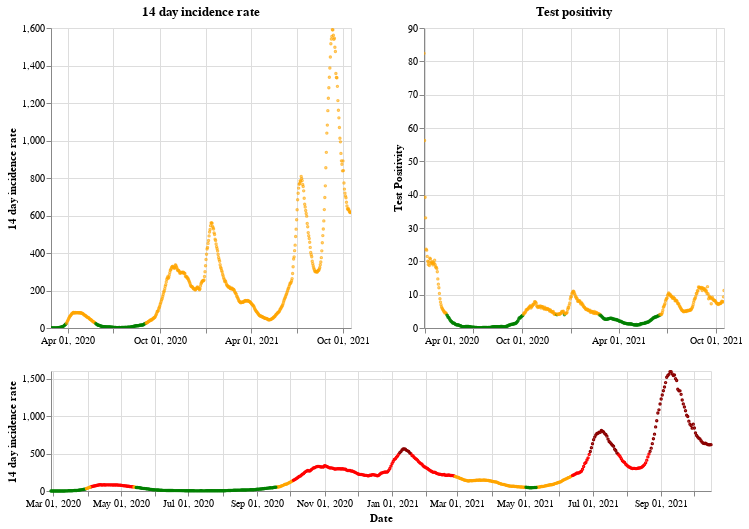

Notebook code cell kept with this figure:
### Markdown cell above
## Scotland

### Code cell
plot_traffic_light('Scotland')

### Figure 1 — Vega-Lite specification as saved in the notebook (floating-point values rounded to 4 significant figures; data arrays with more than 128 entries replaced by an {"elided": "..."} marker saying what was removed)
{"config": {"view": {"continuousWidth": 400, "continuousHeight": 300}}, "vconcat": [{"hconcat": [{"mark": {"type": "point", "size": 2}, "encoding": {"color": {"condition": {"value": "green", "test": "(datum.twoWeeklyCasesRate <= 25)"}, "value": "orange"}, "tooltip": [{"type": "nominal", "field": "areaName"}, {"type": "temporal", "field": "date"}, {"type": "quantitative", "field": "twoWeeklyCasesRate"}, {"type": "quantitative", "field": "testPositivity"}], "x": {"type": "temporal", "axis": {"title": ""}, "field": "date", "scale": {"domain": {"selection": "DateBrush"}}, "timeUnit": "yearmonthdate"}, "y": {"type": "quantitative", "axis": {"title": "14 day incidence rate"}, "field": "twoWeeklyCasesRate"}}, "title": "14 day incidence rate", "width": 300}, {"mark": {"type": "point", "size": 2}, "encoding": {"color": {"condition": {"value": "green", "test": "(datum.testPositivity <= 4)"}, "value": "orange"}, "tooltip": [{"type": "nominal", "field": "areaName"}, {"type": "temporal", "field": "date"}, {"type": "quantitative", "field": "twoWeeklyCasesRate"}, {"type": "quantitative", "field": "testPositivity"}], "x": {"type": "temporal", "axis": {"title": ""}, "field": "date", "scale": {"domain": {"selection": "DateBrush"}}, "timeUnit": "yearmonthdate"}, "y": {"type": "quantitative", "axis": {"title": "Test Positivity"}, "field": "testPositivity"}}, "title": "Test positivity", "width": 300}]}, {"layer": [{"mark": {"type": "point", "size": 2}, "encoding": {"color": {"condition": {"value": "orange", "test": "(((datum.testPositivity < 4) && (datum.twoWeeklyCasesRate >= 50)) && (datum.twoWeeklyCasesRate < 200))"}, "value": "red"}, "opacity": {"condition": {"value": 1, "test": "((datum.twoWeeklyCasesRate >= 50) && (datum.twoWeeklyCasesRate < 500))"}, "value": 0}, "tooltip": [{"type": "nominal", "field": "areaName"}, {"type": "temporal", "field": "date"}, {"type": "quantitative", "field": "twoWeeklyCasesRate"}, {"type": "quantitative", "field": "testPositivity"}], "x": {"type": "temporal", "axis": {"title": "Date"}, "field": "date", "timeUnit": "yearmonthdate"}, "y": {"type": "quantitative", "axis": {"title": "14 day incidence rate"}, "field": "twoWeeklyCasesRate"}}, "selection": {"DateBrush": {"type": "interval", "encodings": ["x"], "fields": ["Time"]}}}, {"mark": {"type": "point", "size": 2}, "encoding": {"color": {"value": "darkred"}, "opacity": {"condition": {"value": 1, "test": "(datum.twoWeeklyCasesRate >= 500)"}, "value": 0}, "tooltip": [{"type": "nominal", "field": "areaName"}, {"type": "temporal", "field": "date"}, {"type": "quantitative", "field": "twoWeeklyCasesRate"}, {"type": "quantitative", "field": "testPositivity"}], "x": {"type": "temporal", "axis": {"title": "Date"}, "field": "date", "timeUnit": "yearmonthdate"}, "y": {"type": "quantitative", "axis": {"title": "14 day incidence rate"}, "field": "twoWeeklyCasesRate"}}}, {"mark": {"type": "point", "size": 2}, "encoding": {"color": {"condition": {"value": "green", "test": "((datum.testPositivity < 4) && (datum.twoWeeklyCasesRate < 50))"}, "value": "orange"}, "opacity": {"condition": {"value": 1, "test": "(datum.twoWeeklyCasesRate < 50)"}, "value": 0}, "tooltip": [{"type": "nominal", "field": "areaName"}, {"type": "temporal", "field": "date"}, {"type": "quantitative", "field": "twoWeeklyCasesRate"}, {"type": "quantitative", "field": "testPositivity"}], "x": {"type": "temporal", "axis": {"title": "Date"}, "field": "date", "timeUnit": "yearmonthdate"}, "y": {"type": "quantitative", "axis": {"title": "14 day incidence rate"}, "field": "twoWeeklyCasesRate"}}}], "height": 120, "width": 660}], "data": {"name": "data-34d995c23518de38933724dea431adcf"}, "$schema": "https://vega.github.io/schema/vega-lite/v4.8.1.json", "datasets": {"data-34d995c23518de38933724dea431adcf": {"elided": "597 records"}}}
